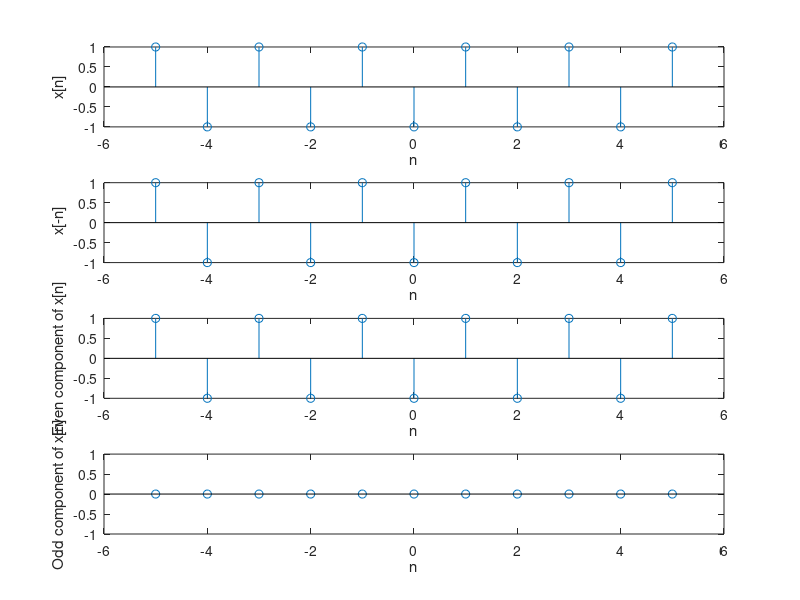

Write MATLAB code to recreate this figure.
% Andre Hei Wang Law
% 4017 5600
% lab 2, Part 1, Question 3

% part b)
clc
clear
% define n
n = [-5:5]
% define the input x1[n] 
format long
x1 = (-1).^(n-1);
% define the input x2[n] 
x2 = x1;

% x[-n] input
for index = 1 : 11
    x2(index) = x1(12 -index);
end

subplot(4,1,1)
stem(n,x1)      % first plot
ylabel(" x[n] " )
xlabel(" n ")

subplot(4,1,2)
stem(n,x2)      % second plot
ylabel(" x[-n]")
xlabel(" n ")

if ( x2 == x1 )
    disp("EVEN")
elseif ( x2 == (-x1) )
    disp("ODD")
else
    disp("NEITHER EVEN NOR ODD")
end

% decompose the signal into its even and odd components
% using the definitions even component = (1/2) * ( x[n] + x[-n])
% odd component = (1/2) * ( x[n] - x[-n])
even_comp = (1/2) * ( x1 + x2 );
odd_comp = (1/2) * ( x1 - x2 );
% plot the even and odd components as a visual verification that the 
% even component is indeed even and the odd component is indeed odd
subplot(4,1,3)
stem(n, even_comp)      % third plot
xlabel(" n " )
ylabel(" Even component of x[n] ")

subplot(4,1,4)
stem(n, odd_comp)       % fourth plot
xlabel(" n " )
ylabel(" Odd component of x[n] ")

